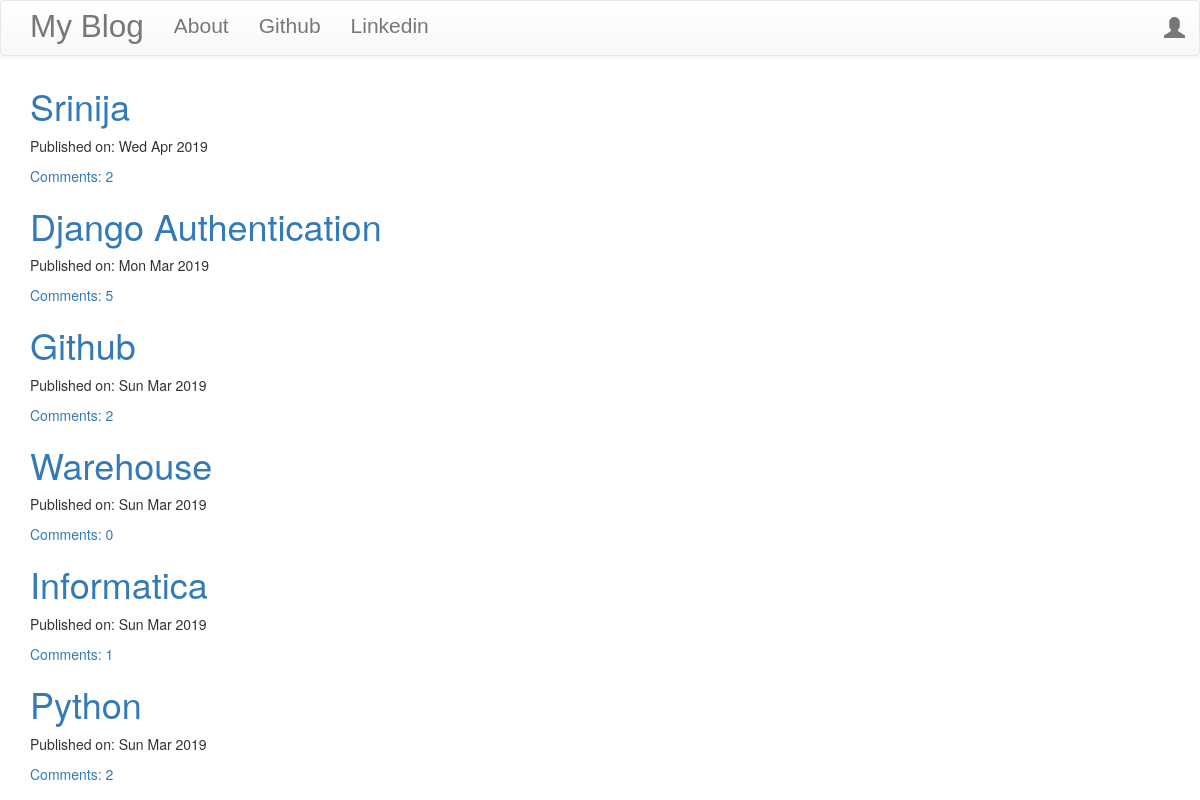
The page / on the database its author committed.
### blog/models.py (models this page shows, shortened)
class Post(models.Model):
    author=models.ForeignKey('auth.User',on_delete=models.CASCADE)
    title=models.CharField(max_length=200)
    text=models.TextField()
    create_date=models.DateTimeField(default=timezone.now())
    published_date=models.DateTimeField(blank=True,null=True)
    def approve_comments(self):
        return self.comments.filter(approved_comments=True)

### blog/views.py (the view)
# urls.py: url(r'^$',views.PostListView.as_view(),name='post_list'),
class PostListView(ListView):
    model=Post
    template_name='post_list.html'
    def get_queryset(self):
        return Post.objects.filter(published_date__lte=timezone.now()).order_by('-published_date')

### blog/templates/blog/post_list.html
{% extends "blog/base.html" %}
{% block content %}
<div class="centerstage">
  {% for post in post_list %}
    <div class="post">
      <h1><a href="{% url 'post_detail' pk=post.pk %}">{{ post.title }}</a></h1>
      <div class="date">
        <p>Published on: {{post.published_date|date:"D M Y"}}</p>
      </div>
      <a href="{% url 'post_detail' pk=post.pk %}">Comments: {{ post.approve_comments.count }}</a>
    </div>
  {% endfor %}
</div>
{% endblock %}

### blog/templates/blog/base.html (shortened to what this page needs)
<!DOCTYPE html>
{% load staticfiles %}
<html lang="en" dir="ltr">
  <head>
    <link rel="stylesheet" href="https://maxcdn.bootstrapcdn.com/bootstrap/3.3.7/css/bootstrap.min.css">
    <link rel="stylesheet" href="https://maxcdn.bootstrapcdn.com/bootstrap/3.3.7/css/bootstrap-theme.min.css">
    <link rel="stylesheet" href="//cdn.jsdelivr.net/npm/medium-editor@latest/dist/css/medium-editor.min.css" type="text/css" media="screen" charset="utf-8">
    <link rel="stylesheet" href="{% static 'css/blog.css' %}">
  </head>
  <body class="loader">
    <nav class="navbar navbar-default techfont custom-navbar">
      <div class="container">
        <ul class="nav navbar-nav">
          <li><a class="navbar-brand bigbrand" href="{% url 'post_list' %}">My Blog</a></li>
          <li><a href="{% url 'about' %}">About</a></li>
          <li><a href="https:www.github.com">Github</a></li>
          <li><a href="https://www.linkedin.com">Linkedin</a></li>
        </ul>
        <ul class='nav navbar-nav navbar-right'>
          {% if user.is_authenticated %}
          <li>
            <a href="{% url 'post_new' %}">New Post</a>
          </li>
          <li>
            <a href="{% url 'post_draft_list' %}">Drafts</a>
          </li>
          <li>
            <a href="{% url 'logout' %}">Logout</a>
          </li>
          <li>
            <a>Welcome:{{user.username}}</a>
          </li>
          {% else %}
          <li><a class='nav navbar-right' href="{% url 'login' %}"><span class="glyphicon glyphicon-user"></span></a></li>
          {% endif %}
        </ul>
      </div>
    </nav>
    <div class="content container">
      <div class="row">
        <div class="col-md-8">
          <div class="blog_posts">
            {% block content %}
            {% endblock %}
          </div>
        </div>
      </div>
    </div>
  </body>
</html>

### blog/static/css/blog.css (style rules this page uses)
.techfont { font-family: 'Rusoo One', sans-serif; font-size: 1.5em; margin-bottom: 10px; }
.bigbrand { font-size: 1.5em; }
.loader { filter:hue-rotate(0deg); color:linear-gradient(45deg,#0f8,#08f); animation:hue 10000ms infinite linear; }

### rows shown on the page
Post: title "Srinija", published_date "Wed Apr 2019", approve_comments.count "2"
Post: title "Django Authentication", published_date "Mon Mar 2019", approve_comments.count "5"
Post: title "Github", published_date "Sun Mar 2019", approve_comments.count "2"
Post: title "Warehouse", published_date "Sun Mar 2019", approve_comments.count "0"
Post: title "Informatica", published_date "Sun Mar 2019", approve_comments.count "1"
Post: title "Python", published_date "Sun Mar 2019", approve_comments.count "2"
